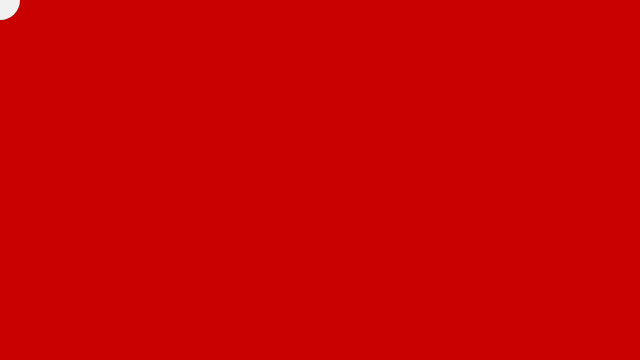
Frame 1 (no input)
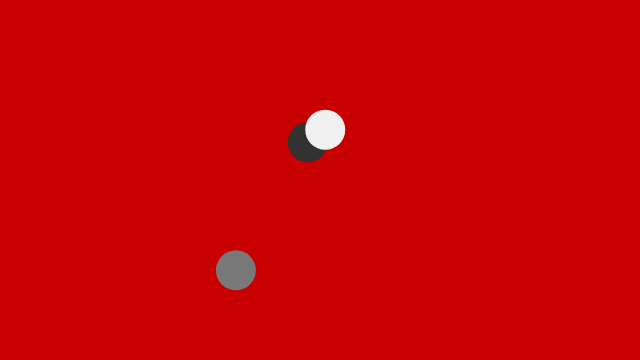
Frame 60 (no input)
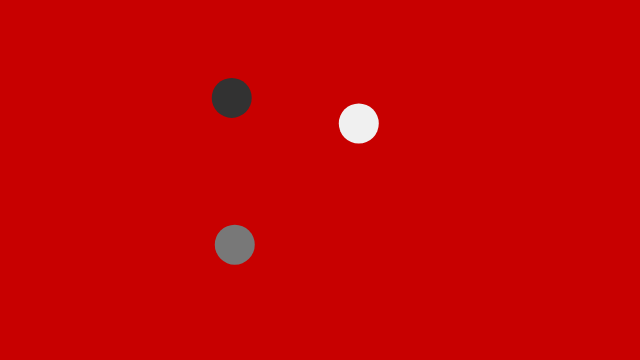
Frame 120 (the mouse pressed at the canvas centre since frame 60)

The p5.js sketch that drew these frames (run headless with seeded random() and noise() and a simulated clock; from frame 60 on, the mouse is pressed at the canvas centre):

// p5.js sketch
// ── sketch.js
var walkers = []

function Walker(tx, ty, c) {
  this.tx = tx;
  this.ty = ty;
  this.c = c;
  this.x = 0;
  this.y = 0;

  this.display = function() {
    fill(this.c);
    ellipse(this.x, this.y, 40, 40);
  }

  this.step = function() {
    this.x = map(noise(this.tx), 0, 1, 0, width);
    this.y = map(noise(this.ty), 0, 1, 0, height);

    this.tx += 0.01;
    this.ty += 0.01;
  }
}

w1 = new Walker(0, 10000, 120);
w2 = new Walker(500, 6000, 50);
w3 = new Walker(3000, 900, 240);

walkers.push(w1);
walkers.push(w2);
walkers.push(w3);

function setup() {
  createCanvas(640,360);
  noStroke();
}

function draw() {
  background(200,0,0);
  for (var i = 0; i < walkers.length; i++) {
    walkers[i].display();
    walkers[i].step();
  }
}
